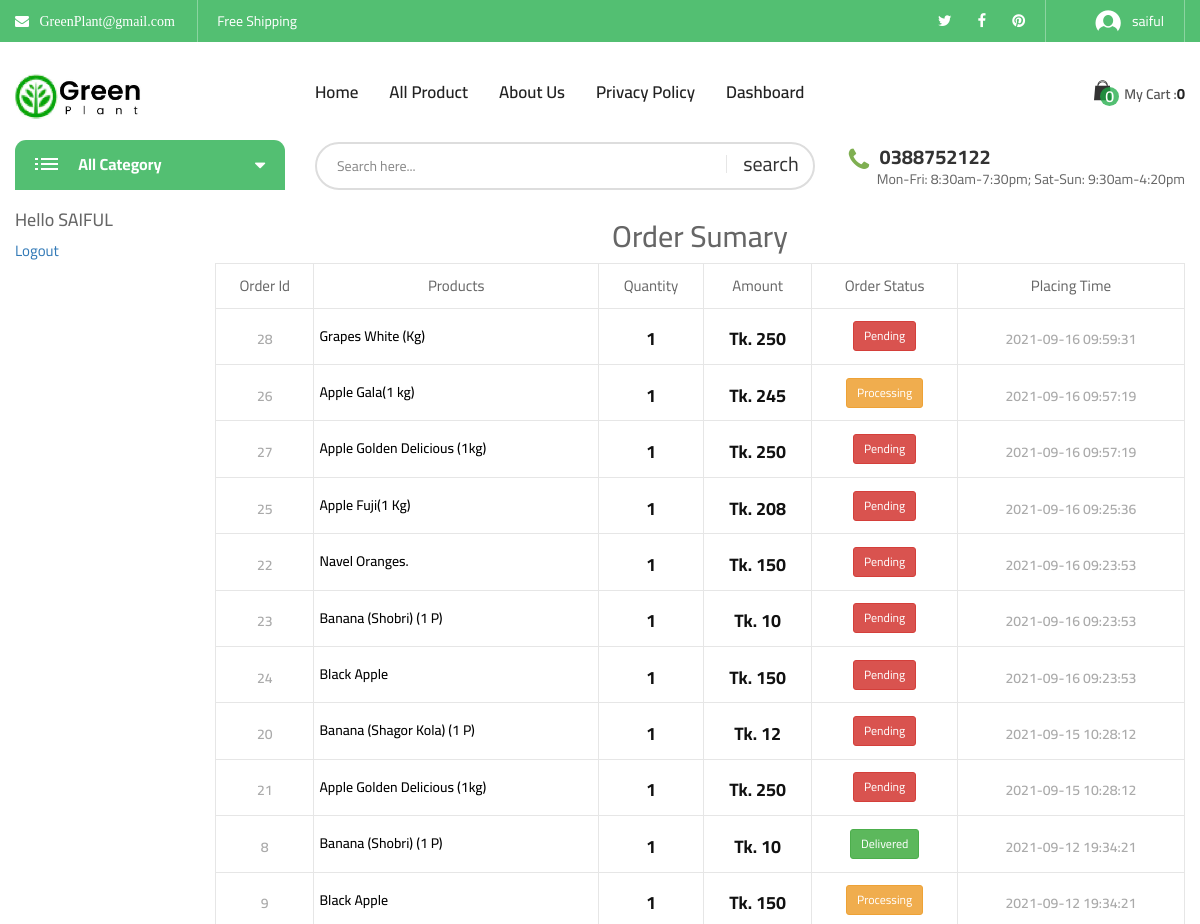
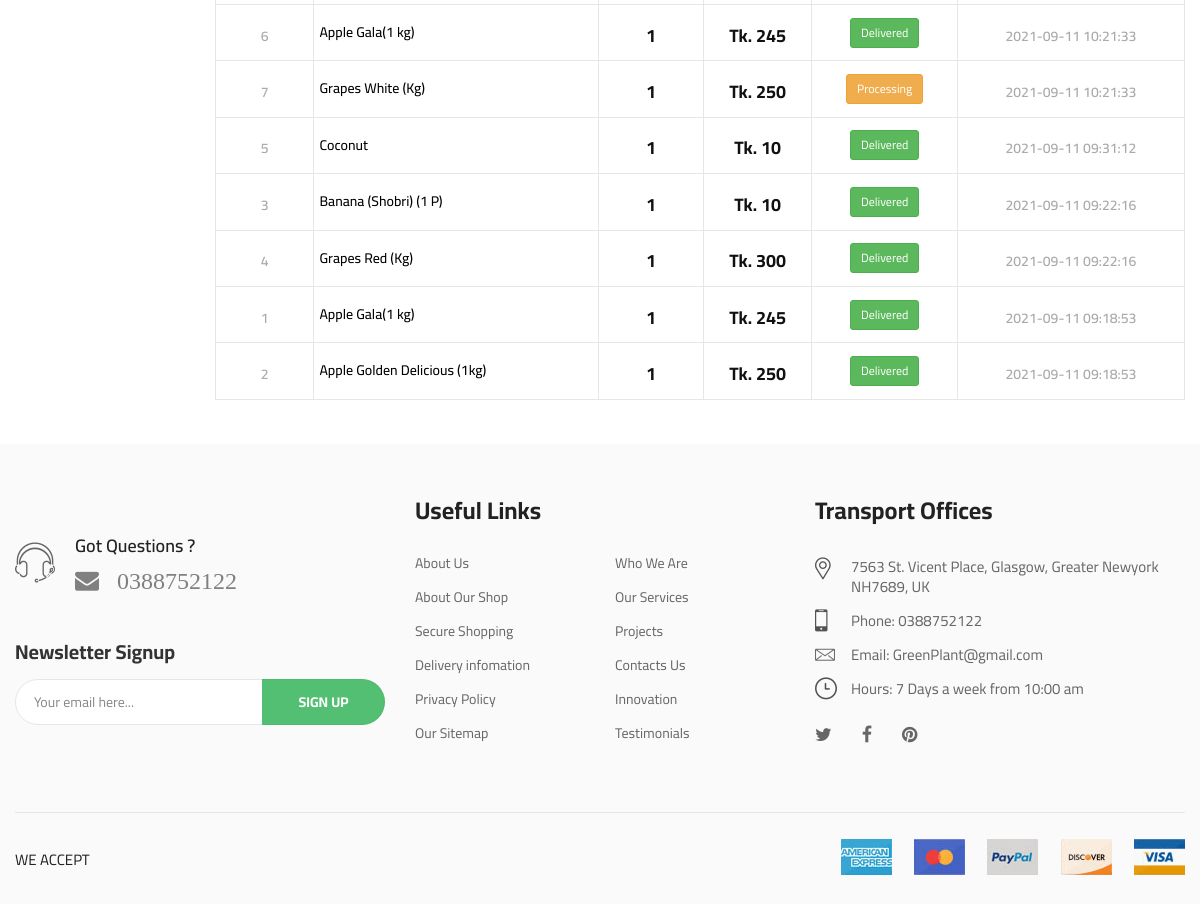
/exist_order.php (signed in), run on the app's committed database (2 pictures, top to bottom).
### tables this page shows
CREATE TABLE `header_info` (
  `id` int(10) NOT NULL,
  `email` varchar(30) NOT NULL,
  `tweeter` varchar(500) NOT NULL,
  `fb_link` varchar(500) NOT NULL,
  `pinterest` varchar(500) NOT NULL,
  `phone` varchar(20) NOT NULL
);

CREATE TABLE `add_logo` (
  `id` int(10) NOT NULL,
  `img` varchar(200) NOT NULL
);

CREATE TABLE `order_details` (
  `order_id` int(255) NOT NULL,
  `user_id` int(11) NOT NULL,
  `product_name` varchar(255) NOT NULL,
  `pdt_quantity` int(11) NOT NULL,
  `amount` int(11) NOT NULL,
  `uses_coupon` varchar(35) NOT NULL,
  `order_status` int(3) NOT NULL,
  `trans_id` varchar(25) NOT NULL,
  `Shipping_mobile` varchar(20) NOT NULL,
  `shiping` varchar(255) NOT NULL,
  `order_time` timestamp NULL DEFAULT current_timestamp(),
  `order_date` date DEFAULT current_timestamp()
);

### exist_order.php (the view, shortened to what the rows shown need)
<?php
include_once("admin/class/adminback.php");
$obj = new adminback();
if(isset($_SESSION['user_id'])){
        $id = $_SESSION['user_id'];
        $order_query =  $obj->order_details_by_id($id);
}else{
    header("location:user_login.php");
}
?>
<?php
include_once("includes/head.php");
?>
<body class="biolife-body">
    <header id="header" class="header-area style-01 layout-03">
        <?php
        include_once("includes/header_top.php");
        ?>
        <?php
        include_once("includes/header_middle.php");
        ?>
        <?php
        include_once("includes/header_bottom.php");
        ?>
    </header>
    <div class="page-contain">
        <div id="main-content" class="main-content">
            <div class="container">
                <div class="row">
                    <div class="col-md-10">
                        <h2 class="text-center">Order Sumary</h2>
                                <table class="shop_table cart-form">
                                    <thead>
                                        <tr>
                                            <th class="product-name">Order Id</th>
                                            <th class="product-price">Products</th>
                                            <th class="product-quantity">Quantity</th>
                                            <th class="product-subtotal">Amount</th>
                                            <th class="product-subtotal">Order Status</th>
                                            <th class="product-subtotal">Placing Time</th>
                                        </tr>
                                    </thead>
                                    <tbody>
                                    <?php while($order_info = mysqli_fetch_assoc($order_query)) {?>
                                                <tr class="cart_item">
                                                    <td class="product-thumbnail" data-title="Product Name">
                                                        <a class="prd-thumb" href="single_product.php?status=singleproduct&&id=<?php echo $order_info['order_id']  ?>">
                                                        <div class="price price-contain">
                                                            <span class="price-amount"><?php echo $order_info['order_id'] ?></span>
                                                        </div>
                                                        </a>
                                                    </td>
                                                    <td class="" data-title="Product Name">
                                                        <a class="" href="single_product.php?status=singleproduct&&id=<?php echo $order_info['order_id']  ?>" style="text-decoration: none; color:black" >
                                                        <div class="price price-contain">
                                                            <h5 class="text-left" ><?php echo $order_info['product_name'] ?></h5>
                                                        </div>
                                                        </a>
                                                    </td>
                                                    <td class="product-subtotal" data-title="Total">
                                                        <div class="price price-contain">
                                                            <ins><span class="price-amount"><span class="currencySymbol"></span><?php echo $order_info['pdt_quantity'] ?></span></ins>
                                                        </div>
                                                    </td>
                                                    <td class="product-subtotal" data-title="Total">
                                                        <div class="price price-contain">
                                                            <ins><span class="price-amount"><span class="currencySymbol">Tk. </span><?php echo $order_info['amount'] ?></span></ins>
                                                        </div>
                                                    </td>
                                                    <td class="product-subtotal" data-title="Total">
                                                        <div class="">
                                                            <span class="price-amount ">
                                                            <?php
                                                            if($order_info['order_status']==0){
                                                                  echo "<p class='btn btn-danger btn-sm'> Pending </p>";
                                                            }elseif($order_info['order_status']==1) {
                                                                echo "<p class='btn btn-warning btn-sm'> Processing </p>";
                                                            }
                                                            elseif($order_info['order_status']==2) {
                                                                echo "<p class='btn btn-success btn-sm'> Delivered </p>";
                                                              }
                                                            ?>
                                                        </span>
                                                        </div>
                                                    </td>
                                                    <td class="product-subtotal" data-title="Total">
                                                        <div class="price price-contain">
                                                          <span class="price-amount"><?php echo $order_info['order_time'] ?></span>
                                                        </div>
                                                    </td>
                                                </tr>
                                       <?php }?>
                                    </tbody>
                                </table>
                    </div>
                </div>
            </div>
        </div>
    </div>
    <br>
    <?php
    include_once("includes/footer.php");
    ?>
</body>
</html>

### includes/header_top.php (shortened to what the rows shown need)
<?php
$obj= new adminback();
    $links = $obj->display_links();
?>
<div class="header-top bg-main hidden-xs">
            <div class="container">
                <div class="top-bar left">
                    <ul class="horizontal-menu">
                        <?php
                        while( $link = mysqli_fetch_assoc($links)){?>
                        <li>
                            <a class="fa fa-envelope" href="" > &nbsp;
                           <?php  echo $link['email'];  ?>
                          </a></li>
                        <li><a href="#">Free Shipping</a></li>
                    </ul>
                </div>
                <div class="top-bar right">
                    <ul class="social-list">
                        <li><a href="#<?php  echo $link['tweeter'];  ?>"><i class="fa fa-twitter" aria-hidden="true"></i></a></li>
                        <li><a href="#<?php  echo $link['fb_link'];  ?>"><i class="fa fa-facebook" aria-hidden="true"></i></a></li>
                        <li><a href="#<?php  echo $link['pinterest'];  ?>"><i class="fa fa-pinterest" aria-hidden="true"></i></a></li>
                               <?php } ?>
                    </ul>
                </div>
            </div>
        </div>

### includes/header_middle.php (shortened to what the rows shown need)
<?php
    $obj=new adminback();
   $logo_info = $obj->display_logo();
?>
<div class="header-middle biolife-sticky-object ">
    <div class="container">
        <div class="row">
            <div class="col-lg-3 col-md-2 col-md-6 col-xs-6">
                <a href="index.php" class="biolife-logo">
    <?php while($logo = mysqli_fetch_assoc( $logo_info)) {
        ?>
                    <img src="admin/uploads/<?php echo $logo['img']; ?>" alt="biolife logo" width="135" height="36">
                </a>
            <?php } ?>
            </div>
        </div>
    </div>
</div>

### includes/header_bottom.php (shortened to what the rows shown need)
<?php
$obj = new adminback();
$links = $obj->display_links();
$link = mysqli_fetch_assoc($links);
?>
<div class="header-bottom hidden-sm hidden-xs">
    <div class="container">
        <div class="row">
            <div class="col-lg-9 col-md-8 padding-top-2px">
                <div class="live-info">
                    <p class="telephone"><i class="fa fa-phone" aria-hidden="true"></i><b class="phone-number"> <?php echo $link['phone'] ?> </b></p>
                </div>
            </div>
        </div>
    </div>
</div>

### includes/footer.php (shortened to what the rows shown need)
<?php
$obj= new adminback();
    $links = $obj->display_links();
    $link = mysqli_fetch_assoc($links);
?>
<footer id="footer" class="footer layout-03">
        <div class="footer-content background-footer-03">
            <div class="container">
                <div class="row">
                    <div class="col-lg-4 col-md-4 col-sm-9">
                        <section class="footer-item">
                            <div class="footer-phone-info">
                                <p class="r-info">
                                    <span class="h4"> <a class="fa fa-envelope" href="#" style="color: gray; font-size:24px"> &nbsp;
                           <?php
                             echo $link['phone'];
                             ?>
                          </a></span>
                                </p>
                            </div>
                        </section>
                    </div>
                    <div class="col-lg-4 col-md-4 col-sm-6 md-margin-top-5px sm-margin-top-50px xs-margin-top-40px">
                        <section class="footer-item">
                            <div class="contact-info-block footer-layout xs-padding-top-10px">
                                <ul class="contact-lines">
                                    <li>
                                        <p class="info-item">
                                            <i class="biolife-icon icon-phone"></i>
                                            <b class="desc">Phone: <?php echo $link['phone'] ?></b>
                                        </p>
                                    </li>
                                    <li>
                                        <p class="info-item">
                                            <i class="biolife-icon icon-letter"></i>
                                            <b class="desc">Email:  <?php echo $link['email'] ?></b>
                                        </p>
                                    </li>
                                </ul>
                            </div>
                        </section>
                    </div>
                </div>
            </div>
        </div>
    </footer>

### data on the page
header_info: email "GreenPlant@gmail.com", phone "0388752122"
add_logo: img (picture)
order_details: order_id "28", product_name "Grapes White (Kg)", pdt_quantity "1", amount "250", order_status "Pending", order_time "2021-09-16 09:59:31"
order_details: order_id "26", product_name "Apple Gala(1 kg)", pdt_quantity "1", amount "245", order_status "Processing", order_time "2021-09-16 09:57:19"
order_details: order_id "27", product_name "Apple Golden Delicious (1kg)", pdt_quantity "1", amount "250", order_status "Pending", order_time "2021-09-16 09:57:19"
order_details: order_id "25", product_name "Apple Fuji(1 Kg)", pdt_quantity "1", amount "208", order_status "Pending", order_time "2021-09-16 09:25:36"
order_details: order_id "22", product_name "Navel Oranges.", pdt_quantity "1", amount "150", order_status "Pending", order_time "2021-09-16 09:23:53"
order_details: order_id "23", product_name "Banana (Shobri) (1 P)", pdt_quantity "1", amount "10", order_status "Pending", order_time "2021-09-16 09:23:53"
order_details: order_id "24", product_name "Black Apple", pdt_quantity "1", amount "150", order_status "Pending", order_time "2021-09-16 09:23:53"
order_details: order_id "20", product_name "Banana (Shagor Kola) (1 P)", pdt_quantity "1", amount "12", order_status "Pending", order_time "2021-09-15 10:28:12"
order_details: order_id "21", product_name "Apple Golden Delicious (1kg)", pdt_quantity "1", amount "250", order_status "Pending", order_time "2021-09-15 10:28:12"
order_details: order_id "8", product_name "Banana (Shobri) (1 P)", pdt_quantity "1", amount "10", order_status "Delivered", order_time "2021-09-12 19:34:21"
order_details: order_id "9", product_name "Black Apple", pdt_quantity "1", amount "150", order_status "Processing", order_time "2021-09-12 19:34:21"
order_details: order_id "6", product_name "Apple Gala(1 kg)", pdt_quantity "1", amount "245", order_status "Delivered", order_time "2021-09-11 10:21:33"
order_details: order_id "7", product_name "Grapes White (Kg)", pdt_quantity "1", amount "250", order_status "Processing", order_time "2021-09-11 10:21:33"
order_details: order_id "5", product_name "Coconut", pdt_quantity "1", amount "10", order_status "Delivered", order_time "2021-09-11 09:31:12"
order_details: order_id "3", product_name "Banana (Shobri) (1 P)", pdt_quantity "1", amount "10", order_status "Delivered", order_time "2021-09-11 09:22:16"
order_details: order_id "4", product_name "Grapes Red (Kg)", pdt_quantity "1", amount "300", order_status "Delivered", order_time "2021-09-11 09:22:16"
order_details: order_id "1", product_name "Apple Gala(1 kg)", pdt_quantity "1", amount "245", order_status "Delivered", order_time "2021-09-11 09:18:53"
order_details: order_id "2", product_name "Apple Golden Delicious (1kg)", pdt_quantity "1", amount "250", order_status "Delivered", order_time "2021-09-11 09:18:53"

### other printed values
$_SESSION['username'] "saiful"
$username "SAIFUL"
